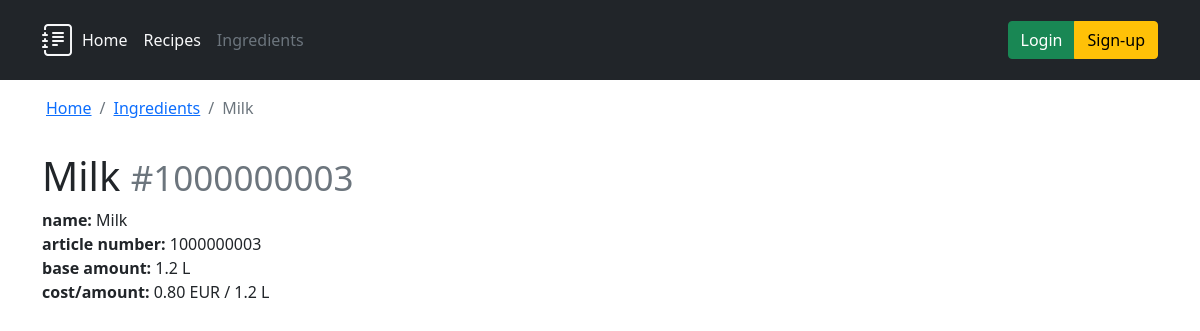
The page /ingredients/3 on the database as committed earlier.
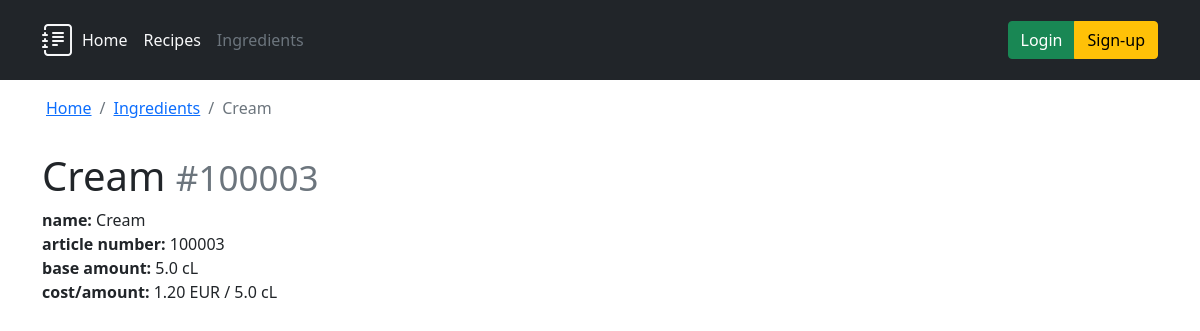
The same page on the database as committed later.
### ingredients/models.py (models this page shows, shortened)
class Ingredient(models.Model):
    class Meta:
        ordering = ('name', 'article_number')
        verbose_name = 'Ingredient'
        verbose_name_plural = 'Ingredients'
    name = models.CharField(verbose_name='Ingredient name', max_length=256)
    article_number = models.CharField(
        verbose_name='Article number', max_length=24)
    base_measurement_unit = models.CharField(
        verbose_name='Measurement Unit', max_length=2, choices=MeasurementUnits.choices)
    base_amount = models.FloatField(verbose_name='Buying Amount', default=0)
    cost_per_base_amount = models.DecimalField(
        verbose_name='Cost per buying amount', max_digits=10, decimal_places=2)
    @admin.display(description='Cost/amount')
    def formatted_cost(self) -> str:
        return f'{self.cost_per_base_amount} EUR / \
            {self.base_amount} {self.base_measurement_unit}'

### ingredients/views.py (the view)
# urls.py: path('<int:pk>', views.DetailView.as_view(), name='detail'),
class DetailView(generic.DetailView):
    model = Ingredient
    template_name = 'ingredients/detail.html'

### ingredients/templates/ingredients/detail.html (shortened to what this page needs)
{% extends 'base.html' %}
{% block header %}{% include "header.html" with active_item="ingredients" %}{% endblock header %}
{% block breadcrumb %}
{{ block.super }}
<li class="breadcrumb-item"><a href="{% url 'ingredients:index' %}">Ingredients</a></li>
<li class="breadcrumb-item active" aria-current="page">{{ ingredient.name }}</li>
{% endblock breadcrumb %}
{% block content %}
<h1>{{ ingredient.name }} <small class="text-muted">#{{ ingredient.article_number }}</small></h1>
<p>
    <strong>name:</strong> {{ ingredient.name }}<br>
    <strong>article number:</strong> {{ ingredient.article_number }}<br>
    <strong>base amount:</strong> {{ ingredient.base_amount }} {{ ingredient.base_measurement_unit }}<br>
    <strong>cost/amount:</strong> {{ ingredient.formatted_cost }}<br>
</p>
{% endblock %}

Rows that differ between the two databases and show on the page:
changed Ingredient: name "Milk" → "Cream"; article_number "1000000003" → "100003"; base_amount "1.2" → "5.0"; base_measurement_unit "L" → "cL"; formatted_cost "0.80 EUR / 1.2 L" → "1.20 EUR / 5.0 cL"
